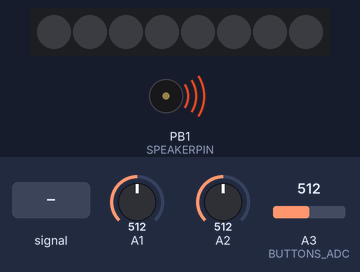
Bench run of a sketch on a simulated ATtiny85, built with avr-gcc and run on an emulated ATtiny85. On the bench: 8 RGB LEDs in strip order, left to right, buzzer (waves = sounding). Inputs (shaded band) come from the test bench; at power-on: A1 = 512, A2 = 512, A3 (BUTTONS_ADC) = 512. Dim RGB values are drawn brighter than linear; random numbers use the default seed unless the sketch sets one.

Above: at 0.8 s.
0.9 s: A1 fed a 2 Hz sine of ±306 counts around its level
At 1.14 s:
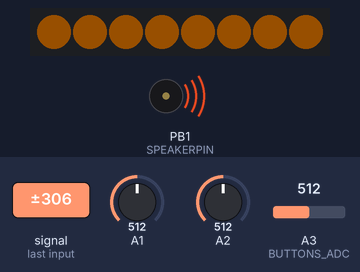
2.9 s: A1 set to 6
At 3.14 s:
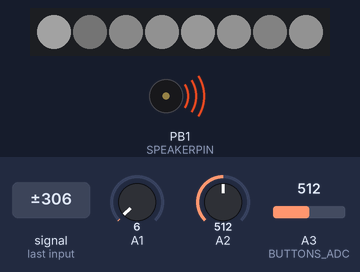
4.7 s: A2 set to 0
7.7 s: A2 set to 122
10.7 s: A2 set to 1023
At 10.97 s:
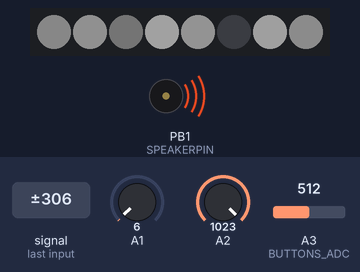
Timing chart, 0 to 13.2 s (numbered marks = the images above; inputs shaded):
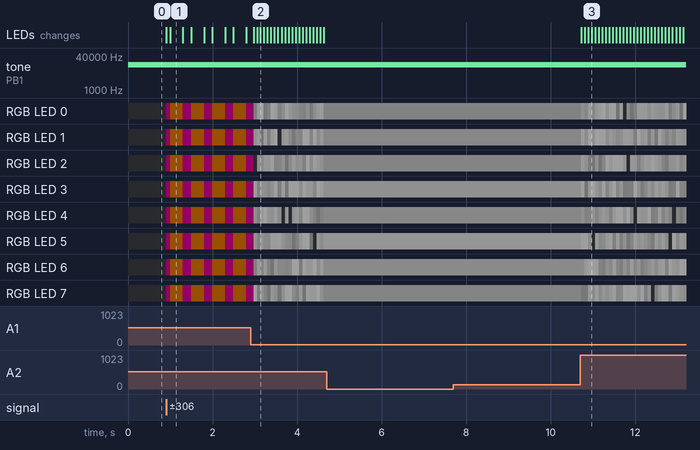

Measured:
- after the input at 0.9 s, RGB LED 0–7: off → RGB(21, 0, 14) at once, then repeats every 0.50 s: RGB(23, 12, 0) 0.30 s, RGB(21, 0, 14) 0.20 s; the LEDs: first change at once (image 1 shows a later state)

The sketch:

_003_soundPittix_NEO-Buttons.ino
```cpp
/*************************************************************************************

  Attiny SoundPitix-VCO

  Basic sound generator for building modular mixed analog/digital
  synthesizers.

  This was originally made for the chTinySizer an little mixed analog/digital
  synthesizer with 4 ATTINY13 an one Atmega168.

  Today ( 2017 ) the sound could be improved alot by new software techncs.
  Therefore this is a more ore less historic ( 10 years ) version.


*************************************************************************************/

/*************************************************************************************

  Hardware Platform: Attiny85

                                      ATTINY85 Pins
                                      =============

                                             _______
                                            |   U   |
  DEBUGLED / SYNC-OUT             reset/PB5-|       |- VCC
  soundprog / buttons ->  D3/A3         PB3-| ATTINY|- PB2    D2/A1  <- POTI1 / CV-IN
  POTI2 / SYNC-IN ->      D4/A2         PB4-|   85  |- PB1    D1     -> PWM SOUND
                                        GND-|       |- PB0    D0     -> NEOPIXELS
                                            |_______|


*************************************************************************************/

/*************************************************************************************
  This program is free software: you can redistribute it and/or modify
  it under the terms of the GNU General Public License as published by
  the Free Software Foundation, either version 3 of the License, or
  (at your option) any later version.

  This program is distributed in the hope that it will be useful,
  but WITHOUT ANY WARRANTY; without even the implied warranty of
  MERCHANTABILITY or FITNESS FOR A PARTICULAR PURPOSE. See the
  GNU General Public License for more details.

  You should have received a copy of the GNU General Public License
  along with this program. If not, see <http://www.gnu.org/licenses/>.


  11.09.2007  chris, version 1.5    for ATTINY13
  13.08.2014  chris, version 1.5.1  copyright message added, code cleaned
  17.02.2017  chris, version 2.0    code reworked vor Attiny85, sound out PB1
  25.02.2017  dusjagr, version 2.1    minor edits, improve PWM mode and add some NEO-pixels

  C. -H-A-B-E-R-E-R- alias chris

  Please maintain the list of authors.

*************************************************************************************/

#include <avr/io.h>
#include <avr/interrupt.h>
#include <stdlib.h>
#include <Adafruit_NeoPixel.h>
#ifdef __AVR__
#include <avr/power.h>
#endif

// hardware description / pin connections
#define SPEAKERPIN      1
#define NEOPIXELPIN     0

#define POTI_LEFT      A1
#define POTI_RIGHT     A2
#define BUTTONS_ADC    A3

#define NUMPIXELS      8

Adafruit_NeoPixel pixels = Adafruit_NeoPixel(NUMPIXELS, NEOPIXELPIN, NEO_GRB + NEO_KHZ800);

#define INIT_ADC  ADCSRA = (1<<ADEN) | (1<<ADPS2) | (1<<ADPS1)

uint16_t adc_read(char input)
{
  // get ADC value
  uint16_t wert, temp = 0;
  uint8_t n;

  // VCC ref and ADCx
  ADMUX = (0 << REFS0) | (0x07 & input);

  // Clear ADIF and start single conversion
  ADCSRA |= (1 << ADIF) | (1 << ADSC);

  // wait for conversion done, ADIF flag active
  while (!(ADCSRA & (1 << ADIF)));

  n = ADCH; // dummy adc read

  for (n = 0; n < 4; n++)
  {
    // Clear ADIF and start single conversion
    ADCSRA |= (1 << ADIF) | (1 << ADSC);

    // wait for conversion done, ADIF flag active
    while (!(ADCSRA & (1 << ADIF)));
    // read out ADCL register
    wert = ADCL;
    // read out ADCH register
    wert += (ADCH << 8);

    temp += wert;
  }

  return (temp >> 2);
}

// sampling frequency
#define FS (37500/2) // @FCPU=9.6Mhz

uint8_t envelope = 255;
uint16_t freq_const = 440 * 65536 / FS;

#define SINUS 0
#define TRIANGLE 1
#define SAWTOOTH 2
#define RECTANGLE 3
#define NOISE 4

uint8_t wavetype = SAWTOOTH;
uint8_t RectanglePwmValue = 40;
uint16_t wert, wave, waveChange;
uint16_t adcwert;
long t = 0;
uint8_t n;
uint8_t bright = 35;
int buttonState1 = 1;
int lastButtonState1 = 1;
int buttonState2 = 1;
int lastButtonState2 = 1;
int visuals = 1;

int8_t sinwerte[17] = {0, 12, 25, 37, 49, 60, 71, 81, 90, 98, 106, 112, 117, 122, 125, 126, 127 };

SIGNAL(TIMER1_COMPA_vect)
{
  static uint8_t x;
  static uint16_t phase1, oldphase;
  static int8_t k, flag = 0;
  static int16_t temp, temp2;
  static uint16_t noise = 0xAA;

  if (flag)
  {
    //Phase VCO
    oldphase = phase1;
    phase1 = phase1 + freq_const;

    if (wavetype == SINUS)
    {
      x = phase1 >> 10;

      if (x > 48)
      {
        x = 64 - x;
        k = -sinwerte[x];
      }
      else if (x > 32)
      {
        x = x - 32;
        k = -sinwerte[x];
      }
      else if (x > 16)
      {
        x = 32 - x;
        k = sinwerte[x];
      }
      else
      {
        k = sinwerte[x];
      }
      temp = k;
    }
    if (wavetype == TRIANGLE)
    {
      x = phase1 >> 8;
      if (x & 0x80) temp = (x ^ 0xFF);
      else temp = x;
      temp = (temp << 1) - 128;
    }

    if (wavetype == RECTANGLE)
    {
      x = phase1 >> 8;
      if (x > RectanglePwmValue)
      {
        temp = 127;
      }
      else temp = -127;
    }
    if (wavetype == SAWTOOTH)
    {
      temp = (phase1 >> 8) - 128;
    }
    if (wavetype == NOISE)
    {
      temp = noise;
      noise = noise << 1;
      temp ^= noise;
      if ( ( temp & 0x4000 ) == 0x4000 )noise |= 1;

      if ((oldphase ^ phase1) & 0x4000)
      {
        temp2 = (noise >> 6) & 0xFF;
      }
      temp = temp2;
    }
  }
  else
  {
    temp = (temp * envelope);

    OCR1A = (temp >> 8) + 128;

  }
  flag ^= 0x01;
}

// pin connections
//#define VOLUME_CONTROL 2 // not used here
#define WAVEFORM_CONTROL 1
#define FREQUNCY_CONTROL 2

void setColorAllPixel(uint32_t color)
{
  uint8_t n;
  for (n = 0; n < NUMPIXELS; n++)
  {
    pixels.setPixelColor(n, color); // off
  }
}

uint8_t getButton()
{
  uint8_t button = 0;
  if (analogRead(BUTTONS_ADC) < 480) button = 1;
  if (analogRead(BUTTONS_ADC) < 360) button = 2;
  if (analogRead(BUTTONS_ADC) < 230) button = 3;

  return button;
}

uint16_t analogReadScaled(uint8_t channel)
{
  uint16_t value = analogRead(channel);
  if (value > 511) value = 511;
  return value * 2;
}

int main(void)
{

  INIT_ADC;
  cli();

  // Set up Timer/Counter1 62kHz.
  TCCR1 &= ~(0x0F << CS10); // make sure bits are empty
  TCCR1 |= 1 << CS11;    // set prescaler 1/8

  // pulse width modulator A enable
  TCCR1 &= ~(1 << COM1A0);       // make sure register is empty
  TCCR1 |=   1 << COM1A1 ;       // PWM mode: clear the OC1A output line on compare match

  TCCR1 |= 1 << PWM1A;           // PWM mode

  TIMSK |= 1 << OCIE1A;          // Enable compare match interrupt for timer 1

  OCR1A = 128;                   // initialize PWM to 50% mean value

  DDRB |= 1 << PB1; // PWM pin as output

  sei();

  // Ports
  PORTB = (1 << PORTB2) | (1 << PORTB3); // Pullup

  #if defined (__AVR_ATtiny85__)
  if (F_CPU == 16000000) clock_prescale_set(clock_div_1); //what is this?
  #endif
  pixels.begin(); // This initializes the NeoPixel library.
  pixels.setBrightness(bright);

  while (1)
  {
    uint8_t x = getButton();

    if (x == 0) {
      buttonState1 = HIGH;
      buttonState2 = HIGH;
    }

    if (x == 2) {
      buttonState2 = LOW;
      buttonState1 = HIGH;
      bright = analogReadScaled(POTI_RIGHT)>>3;
      pixels.setBrightness(bright);

      uint8_t n;
      for (n = 0; n < NUMPIXELS; n++){
        pixels.setPixelColor(n, 255,255,255); // off
      }
      pixels.show();
    }

    if (buttonState2 != lastButtonState2 && buttonState2 == HIGH) {
      ledGeeking();
      pixels.show();
    }

    if (x == 1) {
      buttonState1 = LOW;
    }

    if (buttonState1 != lastButtonState1 && buttonState1 == HIGH) {
    // if the state has changed, increment the counter
      ledGeeking();
      pixels.show();
      visuals++;
      if (visuals > 1) {
        visuals = 0;
        for (n = 0; n < NUMPIXELS; n++){
        pixels.setPixelColor(n, 0,0,0); // off
      }
      pixels.show();
      }
    }

  lastButtonState1 = buttonState1;
  lastButtonState2 = buttonState2;

    adcwert = adc_read(FREQUNCY_CONTROL);
    adcwert = adcwert + 50;
    if (adcwert > 511)adcwert = 511;
    adcwert = 1023 - adcwert * 2;
    freq_const = adcwert * 2 * 65536 / FS / 2;
    /* LFO switch
        if (PINB & (1 << PINB1))
        {
          //TCCR0B = (1 << CS00); // VCO
          TCCR1 &= ~(0x0F << CS10); // make sure bits are empty
          TCCR1 |= 1 << CS13;    // set prescaler 1/8
        }
        else
        {
          //freq_const=adcwert*65536/FS/4; // LFO ( 1/10 Frequency )
          //TCCR0B = (1 << CS01) ; // 1/8 prescaling,
          TCCR1 &= ~(0x0F << CS10); // make sure bits are empty
          TCCR1 |= 1 << CS13;    // set prescaler
          TCCR1 |= 1 << CS12;    // set prescaler
          freq_const = adcwert;
        }
    */
    //envelope= adc_read(VOLUME_CONTROL)>>2;
    envelope = 255;
    wert = adc_read(WAVEFORM_CONTROL)/2;
    if (wert > 255)wert = 255;

    if(wert<=10) {wave=NOISE;}
    if(wert>10) {wave=RECTANGLE;RectanglePwmValue=0x02;}
    if(wert>55) {wave=RECTANGLE;RectanglePwmValue=0x04;}
    if(wert>60) {wave=RECTANGLE;RectanglePwmValue=0x06;}
    if(wert>65) {wave=RECTANGLE;RectanglePwmValue=0x09;}
    if(wert>70) {wave=RECTANGLE;RectanglePwmValue=0x12;}
    if(wert>75) {wave=RECTANGLE;RectanglePwmValue=0x15;}
    if(wert>80) {wave=RECTANGLE;RectanglePwmValue=0x20;}
    if(wert>85) {wave=RECTANGLE;RectanglePwmValue=0x26;}
    if(wert>90) {wave=RECTANGLE;RectanglePwmValue=0x32;}
    if(wert>95) {wave=RECTANGLE;RectanglePwmValue=0x40;}
    if(wert>100) {wave=RECTANGLE;RectanglePwmValue=0x50;}
    if(wert>105) {wave=RECTANGLE;RectanglePwmValue=0x64;}
    if(wert>110) {wave=RECTANGLE;RectanglePwmValue=0x80;}
    if(wert>170) wave=SAWTOOTH;
    if(wert>210) wave=TRIANGLE;
    if(wert>240) wave=SINUS;

    wavetype = wave;

    if (wave != waveChange && wave == SINUS && visuals == 1){
       setColorAllPixel(Wheel(30));
       pixels.show();
      }
    if (wave != waveChange && wave == TRIANGLE && visuals == 1){
       setColorAllPixel(Wheel(50));
       pixels.show();
    }
    if (wave != waveChange && wave == SAWTOOTH && visuals == 1){
       setColorAllPixel(Wheel(130));
       pixels.show();
    }
    if (wave != waveChange && wave == RECTANGLE && visuals == 1){
       setColorAllPixel(Wheel(220));
       pixels.show();
    }

    if (wave == NOISE && visuals == 1){
      for (int n = 0; n < ((1023 - adcwert)>>3)+1; n++){
        int siebeSiech = random(255);
        pixels.setPixelColor(random(8), siebeSiech, siebeSiech, siebeSiech);
        //pixels.setPixelColor(random(8), Wheel(random(255))); // off
      }
      pixels.show();
    }

    waveChange = wave;

  }
}

//
void ledGeeking(){
    if (wave == SINUS){
       setColorAllPixel(Wheel(30));
       pixels.show();
      }
    if (wave == TRIANGLE){
       setColorAllPixel(Wheel(50));
       pixels.show();
    }
    if (wave == SAWTOOTH){
       setColorAllPixel(Wheel(130));
       pixels.show();
    }
    if (wave == RECTANGLE){
       setColorAllPixel(Wheel(220));
       pixels.show();
    }

    if (wave == NOISE){
      for (int n = 0; n < ((1023 - adcwert)>>3)+1; n++){
        int siebeSiech = random(255);
        pixels.setPixelColor(random(8), siebeSiech, siebeSiech, siebeSiech);
        //pixels.setPixelColor(random(8), Wheel(random(255))); // off
      }
      pixels.show();
    }

}

// Input a value 0 to 255 to get a color value.
// The colours are a transition r - g - b - back to r.
uint32_t Wheel(byte WheelPos) {
  WheelPos = 255 - WheelPos;
  if (WheelPos < 85) {
    return pixels.Color(255 - WheelPos * 3, 0, WheelPos * 3);
  }
  if (WheelPos < 170) {
    WheelPos -= 85;
    return pixels.Color(0, WheelPos * 3, 255 - WheelPos * 3);
  }
  WheelPos -= 170;
  return pixels.Color(WheelPos * 3, 255 - WheelPos * 3, 0);
}
```
